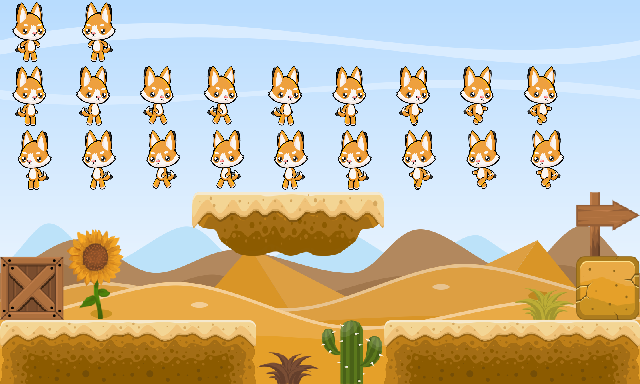

The image is a tile-based game level rendered from a .tmx file. Its description and complete source (layers, tilesets, objects, tile grids) follow:
An orthogonal 10x6 tile map with 64x64 px tiles, 5 tile layers (pozadina, platforme, macka, pas, ...), 3 tilesets.

<map version="1.8" tiledversion="1.8.2" orientation="orthogonal" renderorder="right-down" width="10" height="6" tilewidth="64" tileheight="64" infinite="0" nextlayerid="43" nextobjectid="33">
 <editorsettings>
  <export target="../../platforma.js" format="js" />
 </editorsettings>
 <tileset firstgid="1" name="desert_tiles_64" tilewidth="64" tileheight="64" tilecount="48" columns="8">
  <image source="desert_tiles_64.png" width="512" height="384" />
 </tileset>
 <tileset firstgid="49" name="catDog64" tilewidth="64" tileheight="64" tilecount="60" columns="10">
  <image source="catDog64.png" width="640" height="384" />
 </tileset>
 <tileset firstgid="109" name="desert_bg_64-10x6" tilewidth="64" tileheight="64" tilecount="60" columns="10">
  <image source="desert_bg_64-10x6.png" width="640" height="384" />
 </tileset>
 <layer id="39" name="pozadina" width="10" height="6">
  <data encoding="csv">
109,110,111,112,113,114,115,116,117,118,
119,120,121,122,123,124,125,126,127,128,
129,130,131,132,133,134,135,136,137,138,
139,140,141,142,143,144,145,146,147,148,
149,150,151,152,153,154,155,156,157,158,
159,160,161,162,163,164,165,166,167,168
</data>
 </layer>
 <layer id="26" name="platforme" width="10" height="6">
  <properties>
   <property name="drawOrder" type="int" value="0" />
   <property name="tileTypeId" type="int" value="0" />
  </properties>
  <data encoding="csv">
0,0,0,0,0,0,0,0,0,0,
0,0,0,0,0,0,0,0,0,0,
0,0,0,0,0,0,0,0,0,0,
0,0,0,4,5,6,0,0,0,0,
27,0,0,0,0,0,0,0,0,33,
1,2,2,3,0,0,1,2,2,3
</data>
 </layer>
 <layer id="41" name="macka" width="10" height="6">
  <properties>
   <property name="class" value="macka" />
  </properties>
  <data encoding="csv">
49,50,0,0,0,0,0,0,0,0,
59,60,61,62,63,64,65,66,67,0,
69,70,71,72,73,74,75,76,77,0,
0,0,0,0,0,0,0,0,0,0,
0,0,0,0,0,0,0,0,0,0,
0,0,0,0,0,0,0,0,0,0
</data>
 </layer>
 <layer id="42" name="pas" width="10" height="6">
  <properties>
   <property name="class" value="pas" />
  </properties>
  <data encoding="csv">
79,80,0,0,0,0,0,0,0,0,
89,90,91,92,93,94,95,96,97,0,
99,100,101,102,103,104,105,106,107,0,
0,0,0,0,0,0,0,0,0,0,
0,0,0,0,0,0,0,0,0,0,
0,0,0,0,0,0,0,0,0,0
</data>
 </layer>
 <layer id="40" name="ukras" width="10" height="6">
  <data encoding="csv">
0,0,0,0,0,0,0,0,0,0,
0,0,0,0,0,0,0,0,0,0,
0,0,0,0,0,0,0,0,0,0,
0,37,0,0,0,0,0,0,0,22,
0,45,0,0,0,0,0,0,26,0,
0,0,0,0,25,28,0,0,0,0
</data>
 </layer>
</map>
